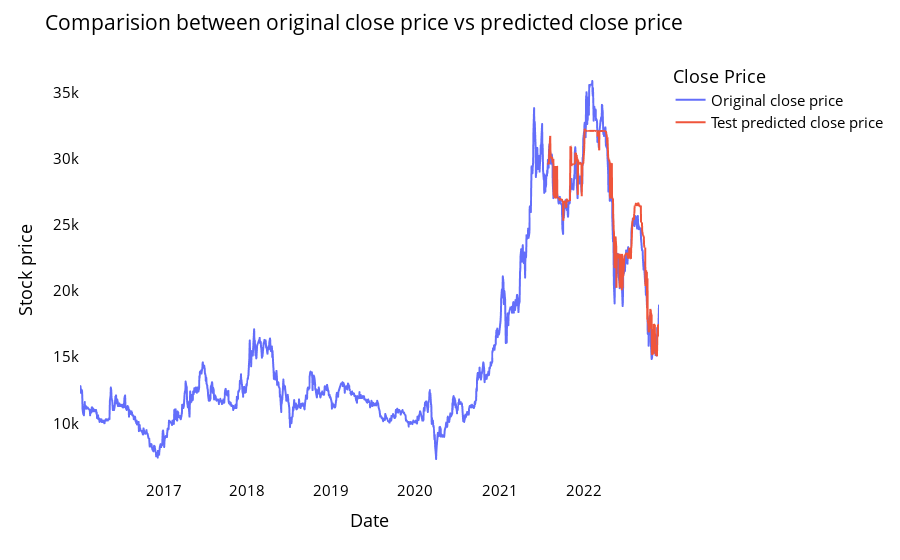

The cell this chart's notebook holds for it:
### Code cell
# shift train predictions for plotting
from itertools import cycle
import plotly.express as px


print(RF_train_predict.shape)
print(RF_test_predict.shape)
print(len(closedf))

look_back=time_step
trainPredictPlot = np.empty_like(closedf)
trainPredictPlot[:, :] = np.nan
trainPredictPlot[look_back:len(RF_train_predict)+look_back, :] = RF_train_predict
print("Train predicted data: ", trainPredictPlot)

# shift test predictions for plotting
testPredictPlot = np.empty_like(closedf)
testPredictPlot[:, :] = np.nan
testPredictPlot[len(RF_train_predict)+(look_back*2)+1:len(closedf)-1, :] = RF_test_predict
print("Test predicted data: ", testPredictPlot)

close_stock['Predictions']=testPredictPlot
close_stock['Stock']='STB'
close_stock['Model']='DIY'
close_stock['Method']='No'
close_stock.to_csv('./output/STB_DIY_None.csv', index=False)

names = cycle(['Original close price','Test predicted close price'])


plotdf = pd.DataFrame({'date': close_stock['Date'],
                       'original_close': close_stock['Close'],
                      'test_predicted_close': testPredictPlot.reshape(1,-1)[0].tolist()})

fig = px.line(plotdf,x=plotdf['date'], y=[plotdf['original_close'],
                                          plotdf['test_predicted_close']],
              labels={'value':'Stock price','date': 'Date'})
fig.update_layout(title_text='Comparision between original close price vs predicted close price',
                  plot_bgcolor='white', font_size=15, font_color='black', legend_title_text='Close Price')
fig.for_each_trace(lambda t:  t.update(name = next(names)))

fig.update_xaxes(showgrid=False)
fig.update_yaxes(showgrid=False)
fig.show()

### Figure 1 — Plotly figure (JSON) as saved in the notebook; plotly's stock layout.template omitted (floating-point values rounded to 4 significant figures; data arrays with more than 128 entries replaced by an {"elided": "..."} marker saying what was removed)
{"data": [{"hovertemplate": "variable=original_close<br>Date=%{x}<br>Stock price=%{y}<extra></extra>", "legendgroup": "original_close", "line": {"color": "#636efa", "dash": "solid"}, "marker": {"symbol": "circle"}, "mode": "lines", "name": "Original close price", "showlegend": true, "type": "scattergl", "x": {"elided": "1727 str values"}, "xaxis": "x", "y": {"elided": "1727 int values"}, "yaxis": "y"}, {"hovertemplate": "variable=test_predicted_close<br>Date=%{x}<br>Stock price=%{y}<extra></extra>", "legendgroup": "test_predicted_close", "line": {"color": "#EF553B", "dash": "solid"}, "marker": {"symbol": "circle"}, "mode": "lines", "name": "Test predicted close price", "showlegend": true, "type": "scattergl", "x": {"elided": "1727 str values"}, "xaxis": "x", "y": {"elided": "1727 float values"}, "yaxis": "y"}], "layout": {"font": {"color": "black", "size": 15}, "legend": {"title": {"text": "Close Price"}, "tracegroupgap": 0}, "margin": {"t": 60}, "plot_bgcolor": "white", "title": {"text": "Comparision between original close price vs predicted close price"}, "xaxis": {"anchor": "y", "domain": [0, 1], "showgrid": false, "title": {"text": "Date"}}, "yaxis": {"anchor": "x", "domain": [0, 1], "showgrid": false, "title": {"text": "Stock price"}}}}
